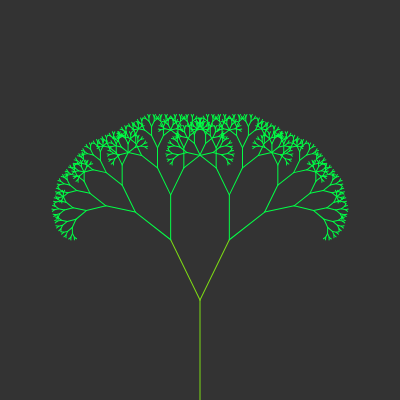
Frame 1 (no input)
Frame 60 (no input): identical to frame 1, image omitted
Frame 120 (the mouse pressed at the canvas centre since frame 60): identical to frame 1, image omitted

The p5.js sketch that drew this single still picture (run headless with seeded random() and noise() and a simulated clock; from frame 60 on, the mouse is pressed at the canvas centre):

// p5.js sketch
// ── sketch.js
/*

  # Mohamed Elshorbagy
  # 01 / 07 / 2016 
  # Fractal Trees
  # Recursion Implementation

 */ 

var angle = 0;
var slider;



function setup() {
createCanvas(400 , 400);
slider = createSlider(0 , TWO_PI , 5.83 , 0.01);

}


function draw() {
background(51);
translate(width /2 , height);
stroke(255);
angle = slider.value();
branch(100);

} // end of draw Function 



function branch(len) {
    // To Make Branches Every time has Different Colors  
  if(len < 50) {
    stroke(len * 20 /256 , 255 ,70);
  } else {
    
    stroke(125 , 220 , 20);
  }
  
  // Root Branch 
  line(0 , 0 , 0 , - len);
  // Make End Point of Any Branch the Origin to Next 
  translate(0 , -len);
  
  
  
  // Base Condition
  // Condition Which Stops the Recursion 
  if (len > 4) {
  // Recursion Process
  // To Right 
    push();
    rotate(angle);
    branch(len * 0.67);
    pop();
  // To Left   
    push();
    rotate(-angle);
    branch(len * 0.67);
    pop();

  } // end of Base Condition



} // End of Branch Function
